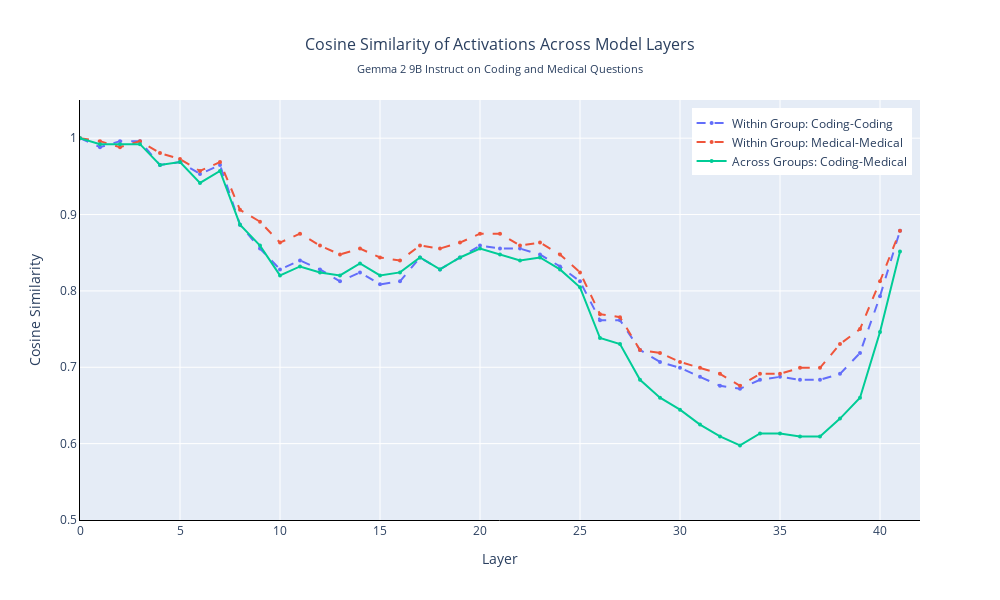

Write notebook code for a chart like this one.
### Markdown cell above
## Compare average feature activation at each layer

For each sequence, get the average activation for each token position for each prompt and then compute the mean activation for all the prompts in a category.

### Code cell
import plotly.graph_objects as go
from plotly.subplots import make_subplots

# Create interactive line plot for cosine similarities
fig = go.Figure()

# Extract data for plotting
layers = [result['layer'] for result in summary_results]
within_category = [result['avg_within_category'] for result in summary_results]
cross_category = [result['avg_cross_category'] for result in summary_results]
coding_coding = [result['avg_coding_coding'] for result in summary_results]
medical_medical = [result['avg_medical_medical'] for result in summary_results]
similarity_diff = [result['similarity_difference'] for result in summary_results]


# Add line for coding-coding similarity
fig.add_trace(go.Scatter(
    x=layers,
    y=coding_coding,
    mode='lines+markers',
    name='Within Group: Coding-Coding',
    line=dict(width=2, dash='dash'),
    marker=dict(size=4),
    customdata=similarity_diff,
    hovertemplate='<b>Coding-Coding Similarity</b><br>' +
                  'Layer: %{x}<br>' +
                  'Similarity: %{y:.4f}<br>' +
                  'Difference (Within-Cross): %{customdata:.4f}' +
                  '<extra></extra>'
))

# Add line for medical-medical similarity  
fig.add_trace(go.Scatter(
    x=layers,
    y=medical_medical,
    mode='lines+markers',
    name='Within Group: Medical-Medical',
    line=dict(width=2, dash='dash'),
    marker=dict(size=4),
    customdata=similarity_diff,
    hovertemplate='<b>Medical-Medical Similarity</b><br>' +
                  'Layer: %{x}<br>' +
                  'Similarity: %{y:.4f}<br>' +
                  'Difference (Within-Cross): %{customdata:.4f}' +
                  '<extra></extra>'
))

# Add line for cross-category similarity
fig.add_trace(go.Scatter(
    x=layers,
    y=cross_category,
    mode='lines+markers',
    name='Across Groups: Coding-Medical',
    line=dict(width=2),
    marker=dict(size=4),
    customdata=similarity_diff,
    hovertemplate='<b>Across Groups (Coding-Medical)</b><br>' +
                  'Layer: %{x}<br>' +
                  'Average Similarity: %{y:.4f}<br>' +
                  'Difference (Within-Cross): %{customdata:.4f}' +
                  '<extra></extra>'
))

# Update layout with axis configuration
fig.update_layout(
    title={
        'text': f'Cosine Similarity of Activations Across Model Layers',
        'subtitle': {'text': f'{MODEL_READABLE} on Coding and Medical Questions'},
        'x': 0.5,
        'font': {'size': 16}
    },
    xaxis_title='Layer',
    yaxis_title='Cosine Similarity',
    width=1000,
    height=600,
    hovermode='closest',
    legend=dict(
        yanchor="top",
        y=0.98,
        xanchor="right",
        x=0.99
    ),
    xaxis=dict(
        showgrid=True,
        showline=True,
        linecolor='black',
        tickmode='linear',
        dtick=5,
        range=[0, model.config.num_hidden_layers]
    ),
    yaxis=dict(
        showgrid=True,
        showline=True,
        linecolor='black',
        range=[0.5, 1.05]
    )
)

# Show the plot
fig.show()

print(f"Interactive plot created showing cosine similarity across {len(layers)} layers")
print("Hover over data points to see detailed information including:")
print("- Average similarities for within/across categories")
print("- Individual group similarities (coding-coding, medical-medical)")  
print("- Similarity differences (within - across)")

os.makedirs(OUTPUT_DIR, exist_ok=True)
fig.write_html(f"{OUTPUT_DIR}/cosine_similarity.html")

### Figure 1 — Plotly figure (JSON) as saved in the notebook; plotly's stock layout.template omitted (floating-point values rounded to 4 significant figures)
{"data": [{"customdata": [0, 0, 0, 0.003906, 0.007812, 0, 0.01172, 0.01172, 0.01172, 0.01562, 0.02344, 0.02734, 0.01953, 0.007812, 0.003906, 0.007812, 0.003906, 0.007812, 0.01562, 0.007812, 0.01172, 0.01953, 0.01953, 0.01172, 0.01172, 0.01562, 0.02734, 0.03516, 0.03906, 0.05078, 0.05859, 0.07031, 0.07422, 0.07422, 0.07422, 0.07422, 0.08203, 0.08203, 0.07812, 0.07422, 0.05859, 0.02734], "hovertemplate": "<b>Coding-Coding Similarity</b><br>Layer: %{x}<br>Similarity: %{y:.4f}<br>Difference (Within-Cross): %{customdata:.4f}<extra></extra>", "line": {"dash": "dash", "width": 2}, "marker": {"size": 4}, "mode": "lines+markers", "name": "Within Group: Coding-Coding", "type": "scatter", "x": [0, 1, 2, 3, 4, 5, 6, 7, 8, 9, 10, 11, 12, 13, 14, 15, 16, 17, 18, 19, 20, 21, 22, 23, 24, 25, 26, 27, 28, 29, 30, 31, 32, 33, 34, 35, 36, 37, 38, 39, 40, 41], "y": [1, 0.9883, 0.9961, 0.9961, 0.9648, 0.9688, 0.9531, 0.9648, 0.8867, 0.8555, 0.8281, 0.8398, 0.8281, 0.8125, 0.8242, 0.8086, 0.8125, 0.8438, 0.8281, 0.8438, 0.8594, 0.8555, 0.8555, 0.8477, 0.832, 0.8125, 0.7617, 0.7617, 0.7227, 0.707, 0.6992, 0.6875, 0.6758, 0.6719, 0.6836, 0.6875, 0.6836, 0.6836, 0.6914, 0.7188, 0.793, 0.8789]}, {"customdata": [0, 0, 0, 0.003906, 0.007812, 0, 0.01172, 0.01172, 0.01172, 0.01562, 0.02344, 0.02734, 0.01953, 0.007812, 0.003906, 0.007812, 0.003906, 0.007812, 0.01562, 0.007812, 0.01172, 0.01953, 0.01953, 0.01172, 0.01172, 0.01562, 0.02734, 0.03516, 0.03906, 0.05078, 0.05859, 0.07031, 0.07422, 0.07422, 0.07422, 0.07422, 0.08203, 0.08203, 0.07812, 0.07422, 0.05859, 0.02734], "hovertemplate": "<b>Medical-Medical Similarity</b><br>Layer: %{x}<br>Similarity: %{y:.4f}<br>Difference (Within-Cross): %{customdata:.4f}<extra></extra>", "line": {"dash": "dash", "width": 2}, "marker": {"size": 4}, "mode": "lines+markers", "name": "Within Group: Medical-Medical", "type": "scatter", "x": [0, 1, 2, 3, 4, 5, 6, 7, 8, 9, 10, 11, 12, 13, 14, 15, 16, 17, 18, 19, 20, 21, 22, 23, 24, 25, 26, 27, 28, 29, 30, 31, 32, 33, 34, 35, 36, 37, 38, 39, 40, 41], "y": [1, 0.9961, 0.9883, 0.9961, 0.9805, 0.9727, 0.957, 0.9688, 0.9062, 0.8906, 0.8633, 0.875, 0.8594, 0.8477, 0.8555, 0.8438, 0.8398, 0.8594, 0.8555, 0.8633, 0.875, 0.875, 0.8594, 0.8633, 0.8477, 0.8242, 0.7695, 0.7656, 0.7227, 0.7188, 0.707, 0.6992, 0.6914, 0.6758, 0.6914, 0.6914, 0.6992, 0.6992, 0.7305, 0.75, 0.8125, 0.8789]}, {"customdata": [0, 0, 0, 0.003906, 0.007812, 0, 0.01172, 0.01172, 0.01172, 0.01562, 0.02344, 0.02734, 0.01953, 0.007812, 0.003906, 0.007812, 0.003906, 0.007812, 0.01562, 0.007812, 0.01172, 0.01953, 0.01953, 0.01172, 0.01172, 0.01562, 0.02734, 0.03516, 0.03906, 0.05078, 0.05859, 0.07031, 0.07422, 0.07422, 0.07422, 0.07422, 0.08203, 0.08203, 0.07812, 0.07422, 0.05859, 0.02734], "hovertemplate": "<b>Across Groups (Coding-Medical)</b><br>Layer: %{x}<br>Average Similarity: %{y:.4f}<br>Difference (Within-Cross): %{customdata:.4f}<extra></extra>", "line": {"width": 2}, "marker": {"size": 4}, "mode": "lines+markers", "name": "Across Groups: Coding-Medical", "type": "scatter", "x": [0, 1, 2, 3, 4, 5, 6, 7, 8, 9, 10, 11, 12, 13, 14, 15, 16, 17, 18, 19, 20, 21, 22, 23, 24, 25, 26, 27, 28, 29, 30, 31, 32, 33, 34, 35, 36, 37, 38, 39, 40, 41], "y": [1, 0.9922, 0.9922, 0.9922, 0.9648, 0.9688, 0.9414, 0.957, 0.8867, 0.8594, 0.8203, 0.832, 0.8242, 0.8203, 0.8359, 0.8203, 0.8242, 0.8438, 0.8281, 0.8438, 0.8555, 0.8477, 0.8398, 0.8438, 0.8281, 0.8047, 0.7383, 0.7305, 0.6836, 0.6602, 0.6445, 0.625, 0.6094, 0.5977, 0.6133, 0.6133, 0.6094, 0.6094, 0.6328, 0.6602, 0.7461, 0.8516]}], "layout": {"height": 600, "hovermode": "closest", "legend": {"x": 0.99, "xanchor": "right", "y": 0.98, "yanchor": "top"}, "title": {"font": {"size": 16}, "subtitle": {"text": "Gemma 2 9B Instruct on Coding and Medical Questions"}, "text": "Cosine Similarity of Activations Across Model Layers", "x": 0.5}, "width": 1000, "xaxis": {"dtick": 5, "linecolor": "black", "range": [0, 42], "showgrid": true, "showline": true, "tickmode": "linear", "title": {"text": "Layer"}}, "yaxis": {"linecolor": "black", "range": [0.5, 1.05], "showgrid": true, "showline": true, "title": {"text": "Cosine Similarity"}}}}
